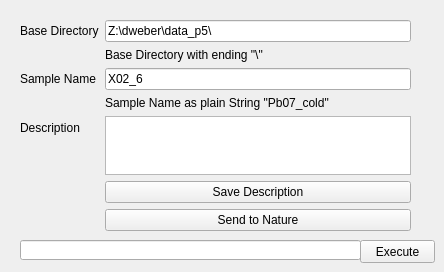
       <widget class="QWidget" name="tab">
        <attribute name="title">
         <string>Main</string>
        </attribute>
        <widget class="QWidget" name="formLayoutWidget">
         <property name="geometry">
          <rect>
           <x>20</x>
           <y>20</y>
           <width>391</width>
           <height>211</height>
          </rect>
         </property>
         <layout class="QFormLayout" name="formLayout">
          <property name="fieldGrowthPolicy">
           <enum>QFormLayout::AllNonFixedFieldsGrow</enum>
          </property>
          <item row="0" column="0">
           <widget class="QLabel" name="label_21">
            <property name="text">
             <string>Base Directory</string>
            </property>
           </widget>
          </item>
          <item row="0" column="1">
           <widget class="QLineEdit" name="editSetupDir">
            <property name="text">
             <string>Z:\dweber\data_p5\</string>
            </property>
           </widget>
          </item>
          <item row="1" column="1">
           <widget class="QLabel" name="label_41">
            <property name="text">
             <string>Base Directory with ending &quot;\&quot;</string>
            </property>
           </widget>
          </item>
          <item row="2" column="0">
           <widget class="QLabel" name="label_14">
            <property name="text">
             <string>Sample Name</string>
            </property>
           </widget>
          </item>
          <item row="2" column="1">
           <widget class="QLineEdit" name="editHeader">
            <property name="text">
             <string>X02_6</string>
            </property>
           </widget>
          </item>
          <item row="3" column="1">
           <widget class="QLabel" name="label_42">
            <property name="text">
             <string>Sample Name as plain String &quot;Pb07_cold&quot;</string>
            </property>
           </widget>
          </item>
          <item row="4" column="1">
           <widget class="QTextEdit" name="textDescription"/>
          </item>
          <item row="4" column="0">
           <widget class="QLabel" name="label_28">
            <property name="text">
             <string>Description</string>
            </property>
           </widget>
          </item>
          <item row="5" column="1">
           <widget class="QPushButton" name="btnSaveDescription">
            <property name="text">
             <string>Save Description</string>
            </property>
           </widget>
          </item>
          <item row="6" column="1">
           <widget class="QPushButton" name="btnNature">
            <property name="text">
             <string>Send to Nature</string>
            </property>
           </widget>
          </item>
         </layout>
        </widget>
        <widget class="QLineEdit" name="editCommand">
         <property name="geometry">
          <rect>
           <x>20</x>
           <y>240</y>
           <width>341</width>
           <height>20</height>
          </rect>
         </property>
        </widget>
        <widget class="QPushButton" name="btnExecute">
         <property name="geometry">
          <rect>
           <x>360</x>
           <y>240</y>
           <width>75</width>
           <height>23</height>
          </rect>
         </property>
         <property name="text">
          <string>Execute</string>
         </property>
        </widget>
       </widget>
